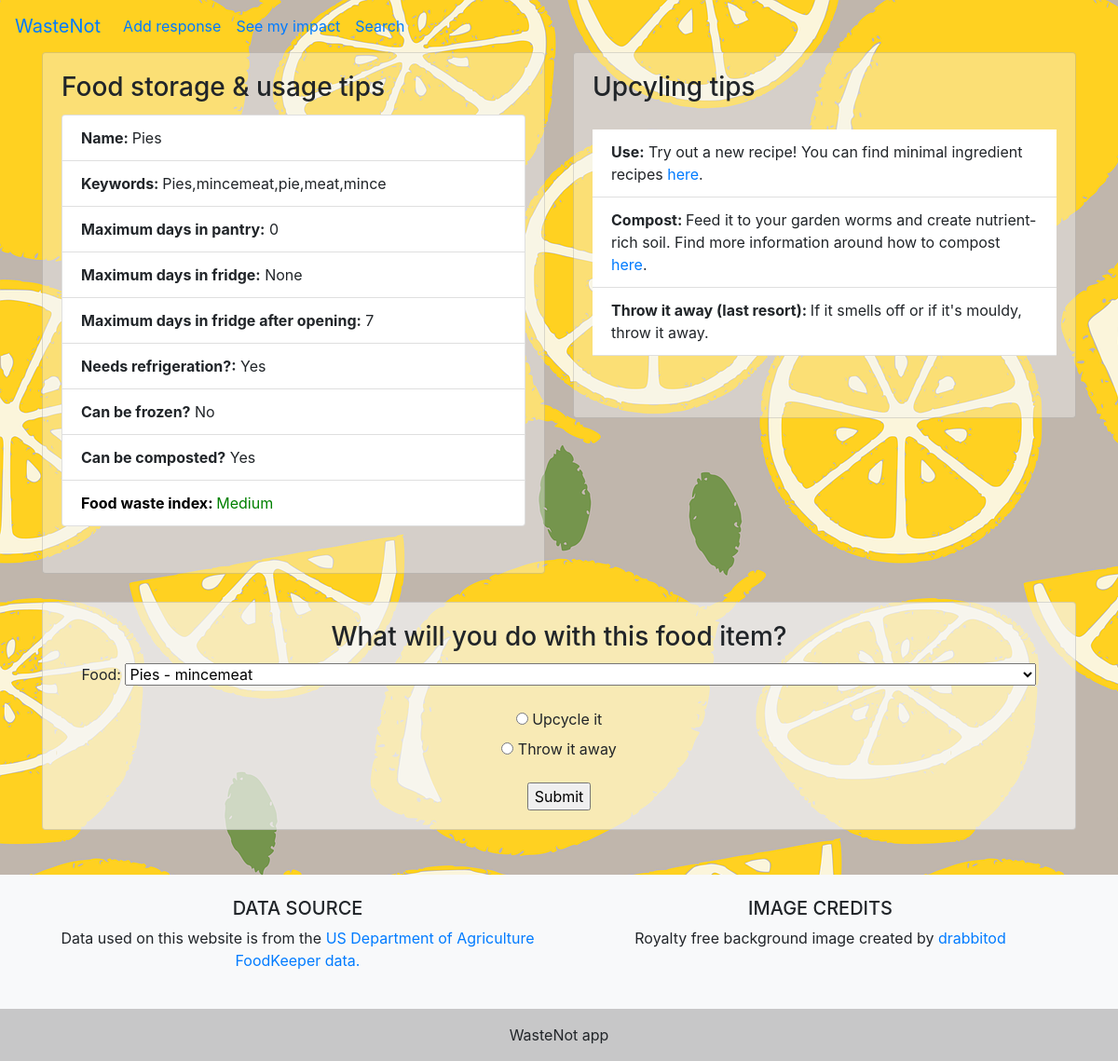
Page /food/20/ on the committed database.
### apps/tracker/models.py (models this page shows)
class FoodAdvice(models.Model):
    RECOMMEND = (
        ('Yes', 'Yes'),
        ('No', 'No')
    )
    food_id = models.CharField(max_length=10)
    category_name = models.CharField(max_length=100, null=True)
    name = models.CharField(max_length=100)
    name_subtitle = models.CharField(max_length=100, null=True)
    keywords = models.CharField(max_length=300, null=True)
    pantry_max_days = models.CharField(max_length=100)
    pantry_tips = models.CharField(max_length=300)
    fridge_needed = models.CharField(max_length=5, null=True, choices=RECOMMEND)
    refrigerate_max_days = models.PositiveIntegerField(null=True)
    refrigerate_ao_max_days = models.PositiveIntegerField(null=True)
    refrigerate_tips = models.CharField(max_length=300)
    freeze_recommended = models.CharField(max_length=5, null=True, choices=RECOMMEND)
    compost = models.CharField(max_length=10)
    food_waste_index = models.CharField(max_length=100)
    def __str__(self):
        if str(self.name_subtitle) == "":
            present_name = str(self.name)
        else:
            present_name = str(self.name) + " - " + str(self.name_subtitle)
        return present_name

### apps/tracker/views.py (the view, shortened to what this page needs)
# urls.py: path('food/<str:pk>/', views.food, name='food_advice'),
def food(request, pk):
    food = FoodAdvice.objects.filter(id=pk)
    food_advice = food.all()
    initial_data = {
        'food':pk
    }
    form = FoodHistoryForm(initial=initial_data)
    context = {'food':food, 'food_advice':food_advice, 'form':form}
    return render(request, 'tracker/food.html', context)

### apps/tracker/forms.py
class FoodHistoryForm(forms.ModelForm):
    eaten = forms.ChoiceField(label= '', choices=CHOICES, widget=forms.RadioSelect())
    class Meta:
        model = FoodHistory
        fields = '__all__'

### apps/tracker/templates/tracker/food.html (shortened to what this page needs)
<!DOCTYPE html>
<html>
<head>
    <link rel="stylesheet" href="https://maxcdn.bootstrapcdn.com/bootstrap/4.5.2/css/bootstrap.min.css">
</head>
<body class = "body-homepage">
    {% extends "tracker/base.html" %}
    {% load static %}
    {% block content %}
    <div class ="container">
        <div class ="row">
            <div class = "col-md-6">
                <div class="card mb-7" style="background-color: rgba(245, 245, 245, 0.4)">
                    <div class="card-body">
                        <h3 class="card-title">Food storage & usage tips</h3>
                            <ul class = "list-group">
                            {% for i in food %}
                                <li class = 'list-group-item'><b>Name: </b>                                {{ i.name }} </li>
                                <li class = 'list-group-item'><b>Keywords: </b>                            {{ i.keywords }} </li>
                                <li class = 'list-group-item'><b>Maximum days in pantry:</b>               {{ i.pantry_max_days }}</li>
                                <li class = 'list-group-item'><b>Maximum days in fridge:</b>               {{ i.refrigerate_max_days }}</li>
                                <li class = 'list-group-item'><b>Maximum days in fridge after opening:</b> {{ i.refrigerate_ao_max_days }}</li>
                                <li class = 'list-group-item'><b>Needs refrigeration?:</b>                 {{ i.fridge_needed }}</li>
                                <li class = 'list-group-item'><b>Can be frozen?</b>                        {{ i.freeze_recommended }}</li>
                                <li class = 'list-group-item'><b>Can be composted?</b>                     {{ i.compost }}</li>
                                <li class='list-group-item {% if food_item.food_waste_index == "High" %}index-high{% elif food_item.food_waste_index == "Medium" %}index-medium{% else %}index-low{% endif %}'>
                            <font color = "#000000"><b>Food waste index: </b></font> {{i.food_waste_index}}</li>
                            {% endfor %}
                             </ul>
                    </div>
                </div>
            </div>
            <div class = "col-md-6">
                <div class="card mb-7" style="background-color: rgba(245, 245, 245, 0.4)">
                    <div class="card-body">
                        <h3 class="card-title">Upcyling tips</h3>
                            <ul class="list-group list-group-flush">
                            {% for i in food %}
                                <p class="card-text">
                                    <li class="list-group-item"><b>Use:</b> Try out a new recipe! You can find minimal ingredient recipes <a href = "https://www.supercook.com/#/desktop"> here</a>.</li>
                                    {% if i.compost == "Yes"  %} <li class ="list-group-item"><b>Compost: </b>Feed it to your garden worms and create nutrient-rich soil. Find more information around how to compost <a href ="https://www.betterhealth.vic.gov.au/health/healthyliving/gardening-making-compost"> here</a>. </li> {% endif %}
                                    <li class="list-group-item"><b>Throw it away (last resort): </b> If it smells off or if it's mouldy, throw it away.</li>
                                </p>
                            {%endfor%}
                        </ul>
                    </div>
                </div>
                </div>
            </div>
        </div>
    </div>
    <div class ="container">
        <div class ="row">
            <div class="col-md-12">
            <div class="card mb-5 text-center" style="background-color: rgba(245, 245, 245, 0.7)">
                <div class="card-body">
                    <h3 class="card-title">What will you do with this food item?</h3>
                    <form onsubmit="return showPopup()" action="" method="POST">
                        {{form.as_p}}
                        <input type="submit" value="Submit">
                    </form>
                </div>
            </div>
            </div>
        </div>
    </div>
    {% endblock %}

### apps/tracker/static/css/main.css (style rules this page uses)
body { background-image: url('/static/img/lemons.png'); background-repeat: repeat-y; }
p.card-text { font-family: 'Jost'; }

### apps/tracker/templates/tracker/food.html (style rules this page uses)
.index-low { color: green; }

### rows in the picture
FoodAdvice: name "Pies", keywords "Pies,mincemeat,pie,meat,mince", pantry_max_days "0", refrigerate_max_days "None", refrigerate_ao_max_days "7", fridge_needed "Yes", freeze_recommended "No", compost "Yes", food_waste_index "Medium", shows "Compost:"
